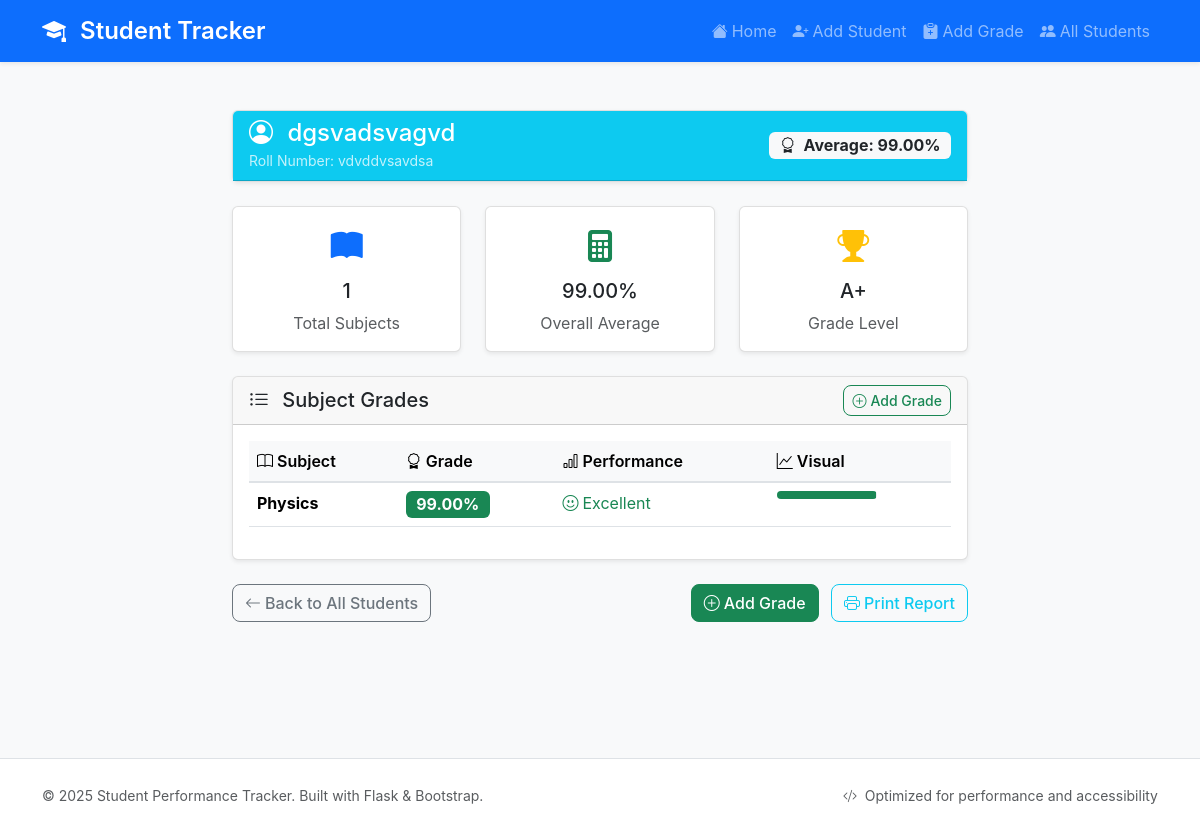
The app's page /view_student/vdvddvsavdsa with its own data.
### tables this page shows
CREATE TABLE students (
                    id INTEGER PRIMARY KEY AUTOINCREMENT,
                    name TEXT,
                    roll_number TEXT UNIQUE
                );

CREATE TABLE grades (
                    id INTEGER PRIMARY KEY AUTOINCREMENT,
                    roll_number TEXT,
                    subject TEXT,
                    grade REAL
                );

### run.py (the view)
@app.route('/view_student/<roll_number>')  # Fixed: Added URL parameter
def view_student(roll_number):
    try:
        roll_number = roll_number.strip()
        student = tracker.get_student(roll_number)
        if student:
            return render_template('view_student.html', student=student)
        else:
            flash('Student not found.', 'danger')
            logger.warning(f"Student not found: {roll_number}")
            return redirect(url_for('home'))
    except Exception as e:
        logger.error(f"Error viewing student {roll_number}: {e}")
        flash('An error occurred while retrieving student information.', 'danger')
        return redirect(url_for('home'))

### database.py (called while the page is built)
    def add_grade(self, subject: str, grade: float) -> None:
        self.grades[subject.strip()] = grade

    def calculate_average(self) -> float:
        if not self.grades:
            return 0.0
        return round(sum(self.grades.values()) / len(self.grades), 2)

    def get_grade_count(self) -> int:
        return len(self.grades)

    @contextmanager
    def get_connection(self):
        conn = None
        try:
            conn = sqlite3.connect(self.db_path)
            yield conn
        except Exception as e:
            if conn:
                conn.rollback()
            logger.error(f"Database error: {e}")
            raise
        finally:
            if conn:
                conn.close()

### templates/view_student.html (shortened to what this page needs)
{% extends "base.html" %}
{% block content %}
<div class="row justify-content-center">
    <div class="col-lg-8">
        <div class="card mb-4">
            <div class="card-header bg-info text-white">
                <div class="d-flex justify-content-between align-items-center">
                    <div>
                        <h4 class="card-title mb-0">
                            <i class="bi bi-person-circle me-2"></i>
                            {{ student.name }}
                        </h4>
                        <small class="opacity-75">Roll Number: {{ student.roll_number }}</small>
                    </div>
                    <div class="text-end">
                        <span class="badge bg-light text-dark fs-6">
                            <i class="bi bi-award me-1"></i>
                            Average: {{ "%.2f"|format(student.calculate_average()) }}%
                        </span>
                    </div>
                </div>
            </div>
        </div>
        <div class="row mb-4">
            <div class="col-md-4">
                <div class="card text-center h-100">
                    <div class="card-body">
                        <div class="mb-2">
                            <i class="bi bi-book-fill text-primary" style="font-size: 2rem;"></i>
                        </div>
                        <h5 class="card-title">{{ student.get_grade_count() }}</h5>
                        <p class="card-text text-muted">Total Subjects</p>
                    </div>
                </div>
            </div>
            <div class="col-md-4">
                <div class="card text-center h-100">
                    <div class="card-body">
                        <div class="mb-2">
                            <i class="bi bi-calculator-fill text-success" style="font-size: 2rem;"></i>
                        </div>
                        <h5 class="card-title">{{ "%.2f"|format(student.calculate_average()) }}%</h5>
                        <p class="card-text text-muted">Overall Average</p>
                    </div>
                </div>
            </div>
            <div class="col-md-4">
                <div class="card text-center h-100">
                    <div class="card-body">
                        <div class="mb-2">
                            {% if student.calculate_average() >= 90 %}
                                <i class="bi bi-trophy-fill text-warning" style="font-size: 2rem;"></i>
                            {% elif student.calculate_average() >= 80 %}
                                <i class="bi bi-award-fill text-info" style="font-size: 2rem;"></i>
                            {% elif student.calculate_average() >= 70 %}
                                <i class="bi bi-patch-check-fill text-primary" style="font-size: 2rem;"></i>
                            {% elif student.calculate_average() >= 60 %}
                                <i class="bi bi-check-circle-fill text-success" style="font-size: 2rem;"></i>
                            {% else %}
                                <i class="bi bi-exclamation-triangle-fill text-danger" style="font-size: 2rem;"></i>
                            {% endif %}
                        </div>
                        <h5 class="card-title">
                            {% if student.calculate_average() >= 90 %}
                                A+
                            {% elif student.calculate_average() >= 80 %}
                                A
                            {% elif student.calculate_average() >= 70 %}
                                B
                            {% elif student.calculate_average() >= 60 %}
                                C
                            {% elif student.calculate_average() >= 50 %}
                                D
                            {% else %}
                                F
                            {% endif %}
                        </h5>
                        <p class="card-text text-muted">Grade Level</p>
                    </div>
                </div>
            </div>
        </div>
        <div class="card">
            <div class="card-header d-flex justify-content-between align-items-center">
                <h5 class="card-title mb-0">
                    <i class="bi bi-list-ul me-2"></i>
                    Subject Grades
                </h5>
                <a href="{{ url_for('add_grade') }}" class="btn btn-outline-success btn-sm">
                    <i class="bi bi-plus-circle me-1"></i>Add Grade
                </a>
            </div>
            <div class="card-body">
                {% if student.grades %}
                    <div class="table-responsive">
                        <table class="table table-hover">
                            <thead>
                                <tr>
                                    <th scope="col">
                                        <i class="bi bi-book me-1"></i>Subject
                                    </th>
                                    <th scope="col">
                                        <i class="bi bi-award me-1"></i>Grade
                                    </th>
                                    <th scope="col">
                                        <i class="bi bi-bar-chart me-1"></i>Performance
                                    </th>
                                    <th scope="col">
                                        <i class="bi bi-graph-up me-1"></i>Visual
                                    </th>
                                </tr>
                            </thead>
                            <tbody>
                                {% for subject, grade in student.grades.items() %}
                                <tr>
                                    <td>
                                        <strong>{{ subject }}</strong>
                                    </td>
                                    <td>
                                        <span class="badge {% if grade >= 90 %}bg-success{% elif grade >= 80 %}bg-info{% elif grade >= 70 %}bg-primary{% elif grade >= 60 %}bg-warning{% else %}bg-danger{% endif %} fs-6">
                                            {{ "%.2f"|format(grade) }}%
                                        </span>
                                    </td>
                                    <td>
                                        {% if grade >= 90 %}
                                            <span class="text-success">
                                                <i class="bi bi-emoji-smile me-1"></i>Excellent
                                            </span>
                                        {% elif grade >= 80 %}
                                            <span class="text-info">
                                                <i class="bi bi-emoji-smile me-1"></i>Very Good
                                            </span>
                                        {% elif grade >= 70 %}
                                            <span class="text-primary">
                                                <i class="bi bi-emoji-neutral me-1"></i>Good
                                            </span>
                                        {% elif grade >= 60 %}
                                            <span class="text-warning">
                                                <i class="bi bi-emoji-neutral me-1"></i>Satisfactory
                                            </span>
                                        {% elif grade >= 50 %}
                                            <span class="text-warning">
                                                <i class="bi bi-emoji-frown me-1"></i>Pass
                                            </span>
                                        {% else %}
                                            <span class="text-danger">
                                                <i class="bi bi-emoji-frown me-1"></i>Needs Improvement
                                            </span>
                                        {% endif %}
                                    </td>
                                    <td>
                                        <div class="progress" style="height: 8px; width: 100px;">
                                            <div class="progress-bar {% if grade >= 90 %}bg-success{% elif grade >= 80 %}bg-info{% elif grade >= 70 %}bg-primary{% elif grade >= 60 %}bg-warning{% else %}bg-danger{% endif %}"
                                                 role="progressbar"
                                                 style="width: {{ grade }}%"
                                                 aria-valuenow="{{ grade }}"
                                                 aria-valuemin="0"
                                                 aria-valuemax="100">
                                            </div>
                                        </div>
                                    </td>
                                </tr>
                                {% endfor %}
                            </tbody>
                        </table>
                    </div>
                {% endif %}
            </div>
        </div>
        <div class="mt-4 d-flex justify-content-between">
            <a href="{{ url_for('view_all_students') }}" class="btn btn-outline-secondary">
                <i class="bi bi-arrow-left me-1"></i>Back to All Students
            </a>
            <div>
                <a href="{{ url_for('add_grade') }}" class="btn btn-success me-2">
                    <i class="bi bi-plus-circle me-1"></i>Add Grade
                </a>
                <button class="btn btn-outline-info" onclick="printReport()">
                    <i class="bi bi-printer me-1"></i>Print Report
                </button>
            </div>
        </div>
    </div>
</div>
{% endblock %}

### templates/base.html (shortened to what this page needs)
<!DOCTYPE html>
<html lang="en">
<head>
    <link href="https://cdn.jsdelivr.net/npm/bootstrap@5.3.2/dist/css/bootstrap.min.css" rel="stylesheet">
    <link rel="stylesheet" href="https://cdn.jsdelivr.net/npm/bootstrap-icons@1.11.1/font/bootstrap-icons.css">
</head>
<body>
    <nav class="navbar navbar-expand-lg navbar-dark bg-primary shadow-sm">
        <div class="container">
            <a class="navbar-brand" href="{{ url_for('home') }}">
                <i class="bi bi-mortarboard-fill me-2"></i>
                Student Tracker
            </a>
            <div class="collapse navbar-collapse" id="navbarNav">
                <ul class="navbar-nav ms-auto">
                    <li class="nav-item">
                        <a class="nav-link {% if request.endpoint == 'home' %}active{% endif %}" href="{{ url_for('home') }}">
                            <i class="bi bi-house-fill me-1"></i>Home
                        </a>
                    </li>
                    <li class="nav-item">
                        <a class="nav-link {% if request.endpoint == 'add_student' %}active{% endif %}" href="{{ url_for('add_student') }}">
                            <i class="bi bi-person-plus-fill me-1"></i>Add Student
                        </a>
                    </li>
                    <li class="nav-item">
                        <a class="nav-link {% if request.endpoint == 'add_grade' %}active{% endif %}" href="{{ url_for('add_grade') }}">
                            <i class="bi bi-clipboard-plus-fill me-1"></i>Add Grade
                        </a>
                    </li>
                    <li class="nav-item">
                        <a class="nav-link {% if request.endpoint == 'view_all_students' %}active{% endif %}" href="{{ url_for('view_all_students') }}">
                            <i class="bi bi-people-fill me-1"></i>All Students
                        </a>
                    </li>
                </ul>
            </div>
        </div>
    </nav>
    <main class="container main-container">
        {% block content %}{% endblock %}
    </main>
    <footer class="footer mt-auto">
        <div class="container">
            <div class="row align-items-center">
                <div class="col-md-6">
                    <small class="text-muted">
                        © 2025 Student Performance Tracker. Built with Flask & Bootstrap.
                    </small>
                </div>
                <div class="col-md-6 text-md-end">
                    <small class="text-muted">
                        <i class="bi bi-code-slash me-1"></i>
                        Optimized for performance and accessibility
                    </small>
                </div>
            </div>
        </div>
    </footer>
</body>
</html>

### templates/base.html (style rules this page uses)
:root { --primary-color: #0d6efd; --secondary-color: #6c757d; --success-color: #198754; --danger-color: #dc3545; --warning-color: #ffc107; --info-color: #0dcaf0; }
body { background-color: #f8f9fa; font-family: -apple-system, BlinkMacSystemFont, 'Segoe UI', Roboto, sans-serif; }
.navbar-brand { font-weight: 600; font-size: 1.5rem; }
.main-container { min-height: calc(100vh - 120px); padding-top: 2rem; padding-bottom: 2rem; }
.card { box-shadow: 0 0.125rem 0.25rem rgba(0, 0, 0, 0.075); border: 1px solid rgba(0, 0, 0, 0.125); transition: box-shadow 0.15s ease-in-out; }
.btn { border-radius: 0.5rem; font-weight: 500; transition: all 0.2s ease-in-out; }
.table th { background-color: var(--bs-gray-100); font-weight: 600; border-bottom: 2px solid var(--bs-gray-300); }
.footer { background-color: #fff; border-top: 1px solid #dee2e6; padding: 1.5rem 0; margin-top: auto; }

### records on screen
students: name "dgsvadsvagvd", roll_number "vdvddvsavdsa"
grades: subject "Physics", grade "99.00", shows "Excellent"

### other values on screen
{{ "%.2f"|format(student.calculate_average()) }} "99.00"
{{ student.get_grade_count() }} "1"
